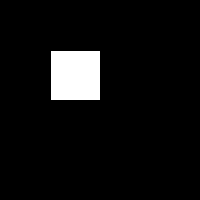
Frame 1 (no input)
Frame 60 (the mouse pressed at the canvas centre just before this capture): identical to frame 1, image omitted
Frame 120 (the mouse held since frame 60 and released just before this capture): identical to frame 1, image omitted

The Processing sketch that drew this single still picture (run headless with seeded random() and noise(); from frame 60 on, the mouse is pressed at the canvas centre):

// Processing sketch: es
// ── es.pde
void setup(){
 size(200,200);

}

void draw(){
 background(0);
 rect(50,50,50,50);
}
